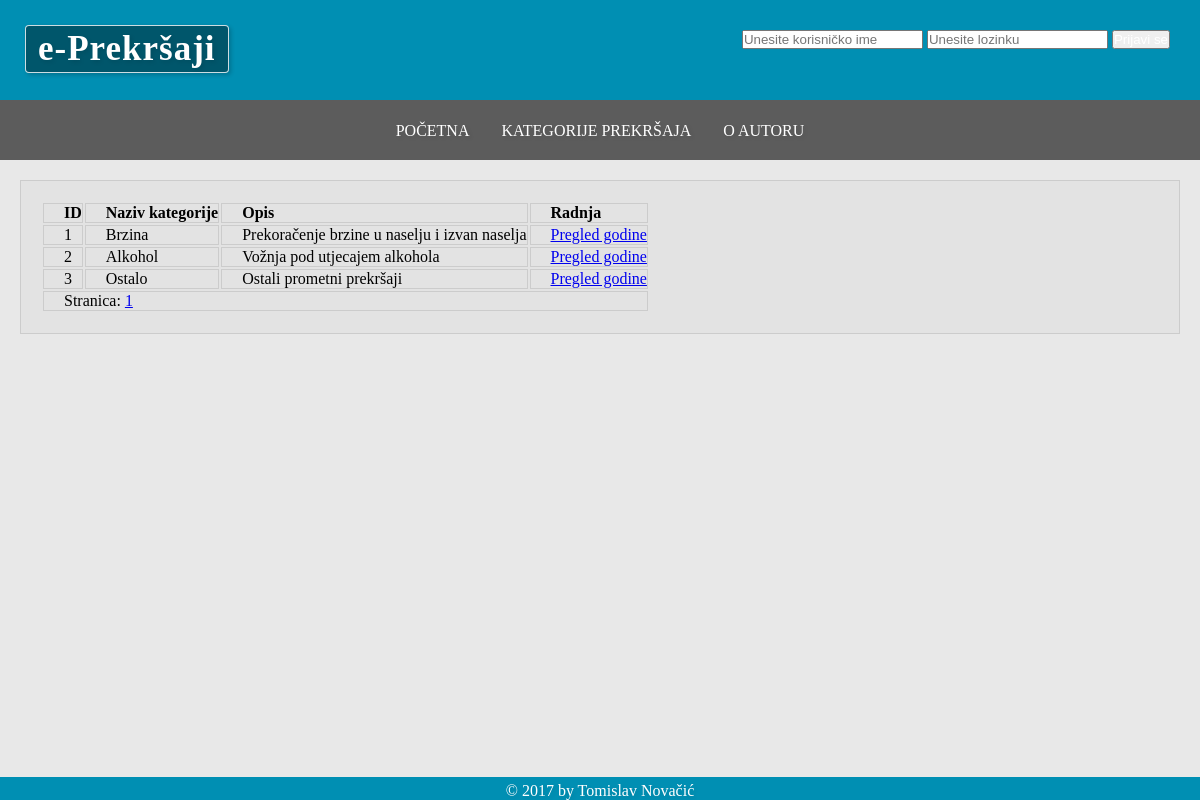
The app's page /kategorije.php with its own data.
### tables this page shows
CREATE TABLE IF NOT EXISTS `kategorija` (
  `kategorija_id` INT(10) NOT NULL AUTO_INCREMENT,
  `moderator_id` INT(10) NOT NULL,
  `naziv` VARCHAR(50) NOT NULL,
  `opis` TEXT NULL,
  PRIMARY KEY (`kategorija_id`),
  INDEX `fk_kategorija_moderator_idx` (`moderator_id` ASC),
  CONSTRAINT `fk_kategorija_moderator`
    FOREIGN KEY (`moderator_id`)
    REFERENCES `korisnik` (`korisnik_id`)
    ON DELETE NO ACTION
    ON UPDATE NO ACTION);

### kategorije.php (the view, shortened to what this page needs)
<?php
	include('zaglavlje.php');
	$bp=spojiSeNaBazu();
?>
<?php
echo '
<div class="korisnici">
<table class="u-full-width">
<thead>
	<tr>
		<th>ID</th>
		<th>Naziv kategorije</th>
		<th>Opis</th>
		<th>Radnja</th>
	</tr>
</thead>
<tbody>
';
$sql= "SELECT kategorija_id, naziv, opis FROM kategorija";
$ispis= mysqli_query($bp , $sql);
$ukupno = mysqli_num_rows($ispis);
$stranica=ceil($ukupno/$vel_str);
$sql.=" limit ".$vel_str;
$ispis= mysqli_query($bp , $sql);
while ($red= mysqli_fetch_array($ispis)) {
	$katid=$red['kategorija_id'];
	$katnaziv=$red['naziv'];
	$pregled = "<a href='kategorije.php?pregled=$katid&naziv=$katnaziv'>Pregled godine</a>";
	echo '<tr>
			<td>'. $red['kategorija_id'].'</td>
			<td>'. $red['naziv'].'</td>
			<td>'. $red['opis'].'</td>
			<td>'.$pregled.'</td>
		</tr>';
}
echo '<tr><td colspan="4">Stranica: ';
for($str=1;$str<=$stranica;$str++){
	echo ' <a href="kategorije.php?stranica='.$str.'">'.$str.'</a>';
}
echo '</td>';
echo '</tr>';
echo '</tbody>';
?>
<?php
echo'
</table>';
echo'</div>
';
?>
<?php
	include('podnozje.php');
?>

### css.css (style rules this page uses)
*, *:before, *:after { box-sizing: border-box; margin: 0; padding: 0; }
html { min-height: 100%; position: relative; }
body { height: 100%; width: 100%; background-color: #E8E8e8; height:100%; width:100%; margin:0; padding:0; text-align: left; }
td,th { border: 1px solid rgba(0,0,0,0.1); padding-left: 20px !important; }
.korisnici { margin: 20px 20px; padding: 20px; background: rgba(0,0,0,0.02); border: 1px solid rgba(0,0,0,0.1); }

### records on screen
kategorija: kategorija_id "1", naziv "Brzina", opis "Prekoračenje brzine u naselju i izvan naselja"
kategorija: kategorija_id "2", naziv "Alkohol", opis "Vožnja pod utjecajem alkohola"
kategorija: kategorija_id "3", naziv "Ostalo", opis "Ostali prometni prekršaji"
